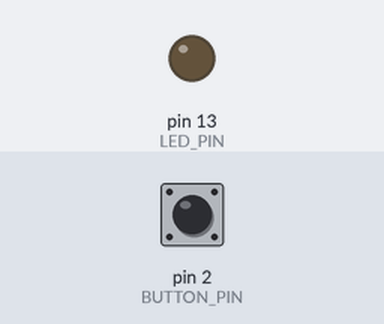
Bench run of a sketch on a simulated Arduino Uno, built with avr-gcc and run on an emulated ATmega328P. Shown: output pins drawn as LEDs (lit = HIGH). Dashed ring = blinking. The test bench sets the inputs (shaded band); at power-on: pin 2 (BUTTON_PIN) LOW. What the sketch prints to the serial monitor is not drawn.

Above: at 1.2 s.
1.3 s: pin 2 (BUTTON_PIN) pulled HIGH for 0.15 s
At 1.37 s:
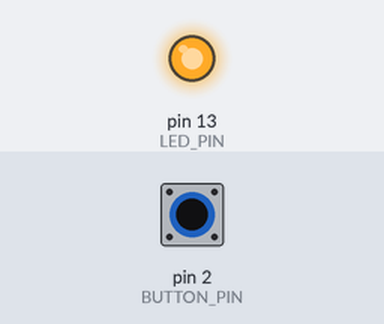
2.9 s: pin 2 (BUTTON_PIN) pulled HIGH for 3.2 s
At 6.8 s:
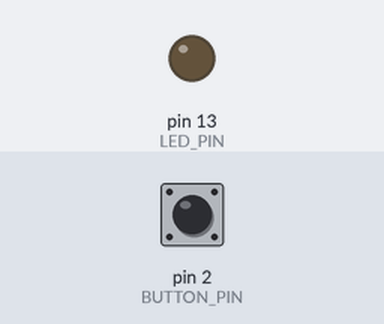
9.1 s: pin 2 (BUTTON_PIN) pulsed HIGH 5 times (0.12 s each, 0.3 s apart)
At 9.46 s:
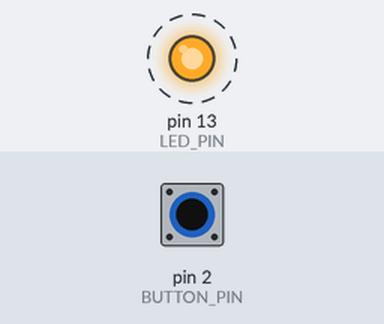
Timing chart, 0 to 12.1 s (numbered marks = the images above; inputs shaded):
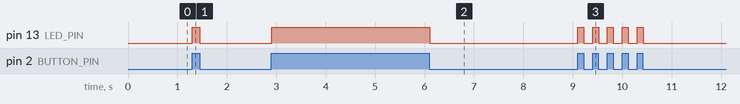

The sketch:

button_led.ino
```cpp
#define LED_PIN 13
#define BUTTON_PIN 2

void setup() {
  // put your setup code here, to run once:
  pinMode(LED_PIN, OUTPUT);
  pinMode(BUTTON_PIN, INPUT);
  Serial.begin(9600);
}

void loop() {
  // put your main code here, to run repeatedly:
  int buttonState = digitalRead(BUTTON_PIN);
  if (buttonState == HIGH) {
    digitalWrite(LED_PIN, HIGH);
    Serial.println("ON");
  } else {
    digitalWrite(LED_PIN, LOW);
    Serial.println("OFF");
  }
}
```

Measured:
- after the input at 1.3 s, pin 13 (LED_PIN): LOW → HIGH at once, → LOW 0.15 s later
- after the input at 2.9 s, pin 13 (LED_PIN): LOW → HIGH at once, → LOW 3.2 s later
- after the input at 9.1 s, pin 13 (LED_PIN): alternates HIGH for 0.12 s and LOW for 0.18 s, 10 changes in all, then stays LOW, starting at once
